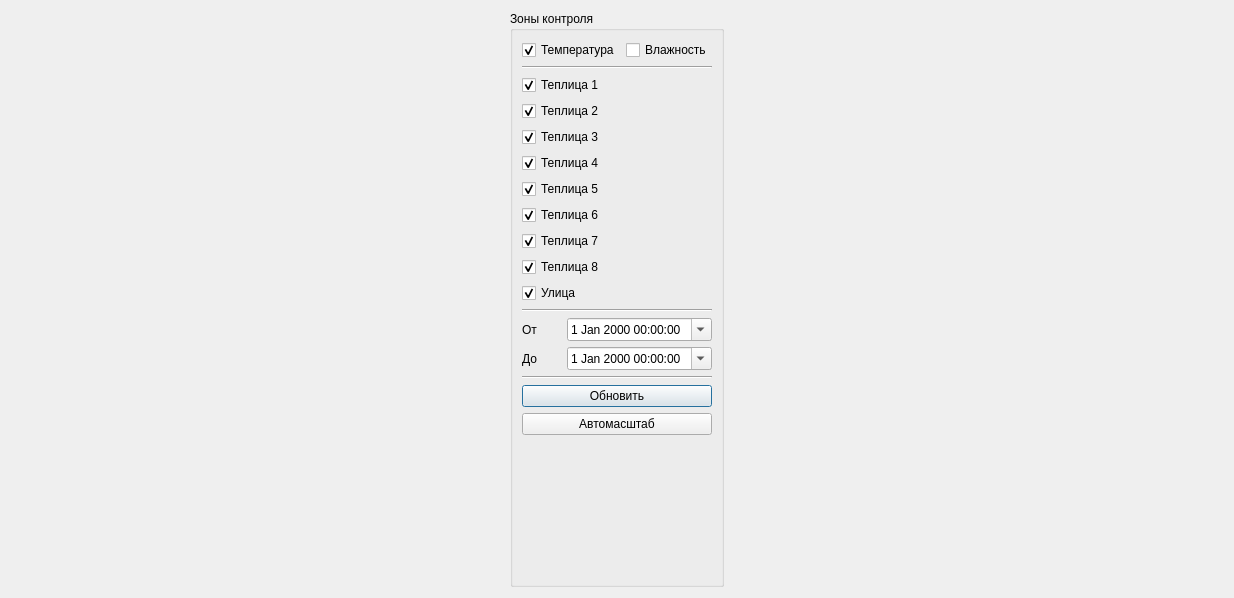
<?xml version="1.0" encoding="UTF-8"?>
<ui version="4.0">
 <class>Charts</class>
 <widget class="QDialog" name="Charts">
  <property name="geometry">
   <rect>
    <x>0</x>
    <y>0</y>
    <width>1234</width>
    <height>598</height>
   </rect>
  </property>
  <property name="sizePolicy">
   <sizepolicy hsizetype="Preferred" vsizetype="Preferred">
    <horstretch>0</horstretch>
    <verstretch>0</verstretch>
   </sizepolicy>
  </property>
  <property name="windowTitle">
   <string>Dialog</string>
  </property>
  <layout class="QGridLayout" name="gridLayout_2">
   <item row="0" column="0">
    <widget class="QGroupBox" name="groupBox">
     <property name="sizePolicy">
      <sizepolicy hsizetype="Fixed" vsizetype="Preferred">
       <horstretch>0</horstretch>
       <verstretch>0</verstretch>
      </sizepolicy>
     </property>
     <property name="minimumSize">
      <size>
       <width>170</width>
       <height>300</height>
      </size>
     </property>
     <property name="baseSize">
      <size>
       <width>100</width>
       <height>300</height>
      </size>
     </property>
     <property name="title">
      <string>Зоны контроля</string>
     </property>
     <layout class="QGridLayout" name="gridLayout">
      <item row="3" column="0">
       <widget class="QPushButton" name="pushButton">
        <property name="text">
         <string>Обновить</string>
        </property>
       </widget>
      </item>
      <item row="0" column="0">
       <layout class="QHBoxLayout" name="horizontalLayout_4">
        <item>
         <widget class="QCheckBox" name="checkBox_temper">
          <property name="text">
           <string>Температура</string>
          </property>
          <property name="checked">
           <bool>true</bool>
          </property>
         </widget>
        </item>
        <item>
         <widget class="QCheckBox" name="checkBox_hum">
          <property name="text">
           <string>Влажность</string>
          </property>
          <property name="checked">
           <bool>false</bool>
          </property>
         </widget>
        </item>
       </layout>
      </item>
      <item row="1" column="0">
       <layout class="QVBoxLayout" name="verticalLayout_2">
        <item>
         <widget class="Line" name="line">
          <property name="orientation">
           <enum>Qt::Horizontal</enum>
          </property>
         </widget>
        </item>
        <item>
         <widget class="QCheckBox" name="checkBoxTepl1">
          <property name="text">
           <string>Теплица 1</string>
          </property>
          <property name="checked">
           <bool>true</bool>
          </property>
         </widget>
        </item>
        <item>
         <widget class="QCheckBox" name="checkBoxTepl_2">
          <property name="text">
           <string>Теплица 2</string>
          </property>
          <property name="checked">
           <bool>true</bool>
          </property>
         </widget>
        </item>
        <item>
         <widget class="QCheckBox" name="checkBoxTepl_3">
          <property name="text">
           <string>Теплица 3</string>
          </property>
          <property name="checked">
           <bool>true</bool>
          </property>
         </widget>
        </item>
        <item>
         <widget class="QCheckBox" name="checkBoxTepl_4">
          <property name="text">
           <string>Теплица 4</string>
          </property>
          <property name="checked">
           <bool>true</bool>
          </property>
         </widget>
        </item>
        <item>
         <widget class="QCheckBox" name="checkBoxTepl_5">
          <property name="text">
           <string>Теплица 5</string>
          </property>
          <property name="checked">
           <bool>true</bool>
          </property>
         </widget>
        </item>
        <item>
         <widget class="QCheckBox" name="checkBoxTepl_6">
          <property name="text">
           <string>Теплица 6</string>
          </property>
          <property name="checked">
           <bool>true</bool>
          </property>
         </widget>
        </item>
        <item>
         <widget class="QCheckBox" name="checkBoxTepl_7">
          <property name="text">
           <string>Теплица 7</string>
          </property>
          <property name="checked">
           <bool>true</bool>
          </property>
         </widget>
        </item>
        <item>
         <widget class="QCheckBox" name="checkBoxTepl_8">
          <property name="text">
           <string>Теплица 8</string>
          </property>
          <property name="checked">
           <bool>true</bool>
          </property>
         </widget>
        </item>
        <item>
         <widget class="QCheckBox" name="checkBoxOutDor">
          <property name="text">
           <string>Улица</string>
          </property>
          <property name="checked">
           <bool>true</bool>
          </property>
         </widget>
        </item>
        <item>
         <widget class="Line" name="line_2">
          <property name="orientation">
           <enum>Qt::Horizontal</enum>
          </property>
         </widget>
        </item>
        <item>
         <layout class="QHBoxLayout" name="horizontalLayout">
          <item>
           <widget class="QLabel" name="label_2">
            <property name="text">
             <string>От</string>
            </property>
           </widget>
          </item>
          <item>
           <widget class="QDateTimeEdit" name="dateTimeEditBeg">
            <property name="calendarPopup">
             <bool>true</bool>
            </property>
           </widget>
          </item>
         </layout>
        </item>
        <item>
         <layout class="QHBoxLayout" name="horizontalLayout_2">
          <item>
           <widget class="QLabel" name="label_3">
            <property name="text">
             <string>До</string>
            </property>
           </widget>
          </item>
          <item>
           <widget class="QDateTimeEdit" name="dateTimeEditEnd">
            <property name="calendarPopup">
             <bool>true</bool>
            </property>
           </widget>
          </item>
         </layout>
        </item>
       </layout>
      </item>
      <item row="2" column="0">
       <widget class="Line" name="line_3">
        <property name="orientation">
         <enum>Qt::Horizontal</enum>
        </property>
       </widget>
      </item>
      <item row="5" column="0">
       <spacer name="verticalSpacer">
        <property name="orientation">
         <enum>Qt::Vertical</enum>
        </property>
        <property name="sizeHint" stdset="0">
         <size>
          <width>20</width>
          <height>40</height>
         </size>
        </property>
       </spacer>
      </item>
      <item row="4" column="0">
       <widget class="QPushButton" name="pushButtonAutoScale">
        <property name="text">
         <string>Автомасштаб</string>
        </property>
       </widget>
      </item>
     </layout>
    </widget>
   </item>
   <item row="0" column="1">
    <layout class="QVBoxLayout" name="verticalLayout_3">
     <property name="sizeConstraint">
      <enum>QLayout::SetDefaultConstraint</enum>
     </property>
    </layout>
   </item>
  </layout>
 </widget>
 <resources/>
 <connections/>
</ui>
